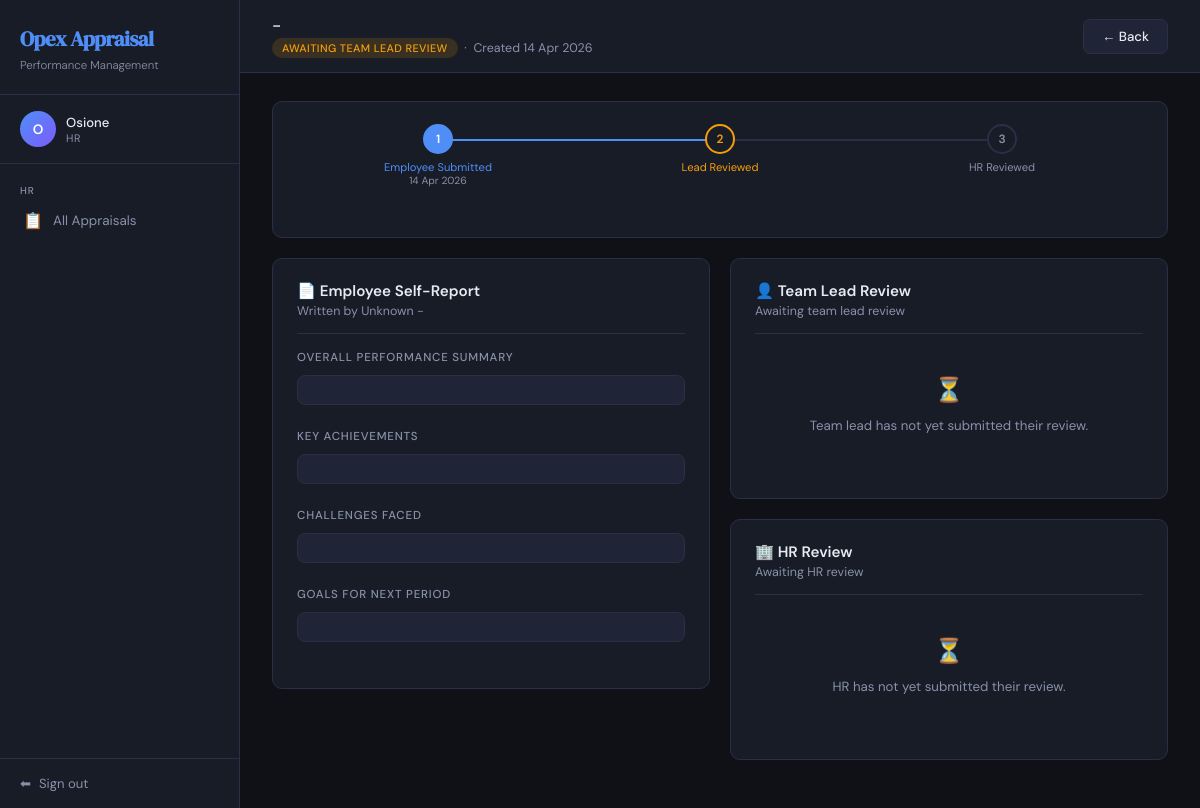
Page /hr/appraisal/2/ (signed in) on the earlier database version.
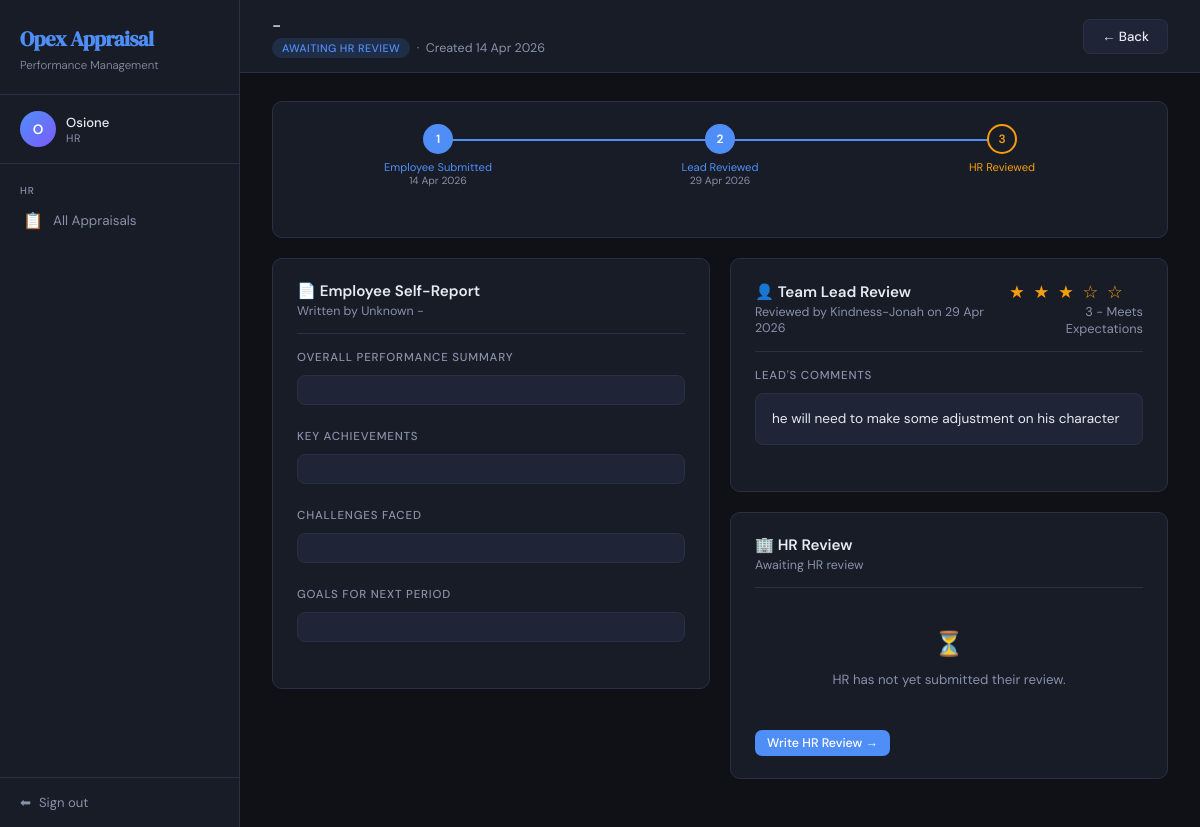
Same page on the later database version.
### appraisal/models.py (models this page shows, shortened)
class Appraisal(models.Model):
    STATUS_DRAFT       = 'draft'        # Employee saved but not yet submitted
    STATUS_PENDING_LEAD = 'pending_lead' # Submitted by employee, waiting for lead
    STATUS_PENDING_HR  = 'pending_hr'   # Lead reviewed, waiting for HR
    STATUS_REVIEWED    = 'reviewed'     # HR has finalised — workflow complete
    STATUS_CHOICES = [
        (STATUS_DRAFT,        'Draft'),
        (STATUS_PENDING_LEAD, 'Awaiting Team Lead Review'),
        (STATUS_PENDING_HR,   'Awaiting HR Review'),
        (STATUS_REVIEWED,     'Reviewed'),
    ]
    SCORE_CHOICES = [
        (5, '5 - Excellent'),
        (4, '4 - Good'),
        (3, '3 - Average'),
        (2, '2 - Below Average'),
        (1, '1 - Poor'),
    ]
    RATING_CHOICES = [
        (5, '5 - Outstanding'),
        (4, '4 - Exceeds Expectations'),
        (3, '3 - Meets Expectations'),
        (2, '2 - Below Expectations'),
        (1, '1 - Needs Improvement'),
    ]
    employee = models.ForeignKey(
        CustomUser,
        on_delete=models.CASCADE,
        related_name='appraisals',
        null=True, blank=True,
        limit_choices_to={'role': CustomUser.ROLE_EMPLOYEE}
    )
    employee_name       = models.CharField(max_length=200, blank=True)
    employee_department = models.CharField(max_length=100, blank=True)
    reviewed_by_lead = models.ForeignKey(
        CustomUser,
        on_delete=models.SET_NULL,
        null=True, blank=True,
        related_name='lead_reviews',
        limit_choices_to={'role': CustomUser.ROLE_TEAM_LEAD}
    )
    reviewed_by_hr = models.ForeignKey(
        CustomUser,
        on_delete=models.SET_NULL,
        null=True, blank=True,
        related_name='hr_reviews',
        limit_choices_to={'role': CustomUser.ROLE_HR}
    )
    period = models.CharField(max_length=100)
    status = models.CharField(
        max_length=20,
        choices=STATUS_CHOICES,
        default=STATUS_PENDING_LEAD
    )
    score_punctuality = models.IntegerField(
        choices=SCORE_CHOICES, null=True, blank=True,
        verbose_name='Punctuality & Attendance'
    )
    score_quality = models.IntegerField(
        choices=SCORE_CHOICES, null=True, blank=True,
        verbose_name='Quality of Work'
    )
    score_teamwork = models.IntegerField(
        choices=SCORE_CHOICES, null=True, blank=True,
        verbose_name='Teamwork & Collaboration'
    )
    score_communication = models.IntegerField(
        choices=SCORE_CHOICES, null=True, blank=True,
        verbose_name='Communication Skills'
    )
    score_deadlines = models.IntegerField(
        choices=SCORE_CHOICES, null=True, blank=True,
        verbose_name='Meeting Deadlines'
    )
    score_problem_solving = models.IntegerField(
        choices=SCORE_CHOICES, null=True, blank=True,
        verbose_name='Problem Solving'
    )
    score_initiative = models.IntegerField(
        choices=SCORE_CHOICES, null=True, blank=True,
        verbose_name='Initiative & Creativity'
    )
    score_professionalism = models.IntegerField(
        choices=SCORE_CHOICES, null=True, blank=True,
        verbose_name='Professionalism'
    )
    score_adherence = models.IntegerField(
        choices=SCORE_CHOICES, null=True, blank=True,
        verbose_name='Adherence to Company Rules'
    )
    additional_comments = models.TextField(blank=True)
    lead_comment = models.TextField(blank=True)
    lead_rating  = models.IntegerField(null=True, blank=True, choices=RATING_CHOICES)
    hr_comment  = models.TextField(blank=True)
    hr_decision = models.CharField(max_length=100, blank=True)
    created_at           = models.DateTimeField(auto_now_add=True)
    updated_at           = models.DateTimeField(auto_now=True)
    submitted_to_lead_at = models.DateTimeField(null=True, blank=True)
    submitted_to_hr_at   = models.DateTimeField(null=True, blank=True)
    reviewed_at          = models.DateTimeField(null=True, blank=True)
    class Meta:
        ordering = ['-created_at']
    @property
    def status_badge_class(self):
        return {
            self.STATUS_DRAFT:        'badge-draft',
            self.STATUS_PENDING_LEAD: 'badge-lead',
            self.STATUS_PENDING_HR:   'badge-hr',
            self.STATUS_REVIEWED:     'badge-reviewed',
        }.get(self.status, 'badge-draft')

class CustomUser(AbstractUser):
    ROLE_EMPLOYEE  = 'employee'
    ROLE_TEAM_LEAD = 'team_lead'
    ROLE_HR        = 'hr'
    ROLE_CHOICES = [
        (ROLE_EMPLOYEE,  'Employee'),
        (ROLE_TEAM_LEAD, 'Team Lead'),
        (ROLE_HR,        'HR'),
    ]
    role       = models.CharField(max_length=20, choices=ROLE_CHOICES, default=ROLE_EMPLOYEE)
    department = models.CharField(max_length=100, blank=True)  # blank=True means optional
    job_title  = models.CharField(max_length=100, blank=True)
    team_lead = models.ForeignKey(
        'self',
        on_delete=models.SET_NULL,
        null=True,
        blank=True,
        related_name='team_members',
        limit_choices_to={'role': ROLE_TEAM_LEAD}  # only show team leads in the dropdown
    )
    @property
    def is_employee(self):
        return self.role == self.ROLE_EMPLOYEE
    @property
    def is_team_lead(self):
        return self.role == self.ROLE_TEAM_LEAD
    @property
    def is_hr(self):
        return self.role == self.ROLE_HR

### appraisal/views.py (the view)
# urls.py: path('hr/appraisal/<int:pk>/',         views.hr_appraisal_detail, name='hr_appraisal_detail'),
@login_required
def hr_appraisal_detail(request, pk):
    if not request.user.is_hr:
        messages.error(request, 'You do not have permission to view this page.')
        return redirect('dashboard')
    appraisal = get_object_or_404(Appraisal, pk=pk)
    return render(request, 'appraisal/appraisal_detail.html', {
        'appraisal': appraisal,
        'viewer': 'hr',
    })

### appraisal/templates/appraisal/appraisal_detail.html (shortened to what the changed rows need)
{% extends 'appraisal/base.html' %}
{% block content %}
<div class="topbar">
  <div>
    <div class="topbar-title">
       {% if a.reviewed_by_lead %}
          {{ a.reviewed_by_lead.get_full_name|default:a.reviewed_by_lead.username }}
        {% else %}
          -
        {% endif %}
    </div>
    <div class="topbar-subtitle">
      <span class="badge {{ appraisal.status_badge_class }}">{{ appraisal.get_status_display }}</span>
      &nbsp;·&nbsp; Created {{ appraisal.created_at|date:"d M Y" }}
    </div>
  </div>
</div>
<div class="content">
  <div class="card">
    <div class="timeline">
      <div class="timeline-step {% if appraisal.status != 'draft' %}done{% elif appraisal.status == 'draft' %}active{% endif %}">
        <div class="step-label">
          Employee Submitted
          {% if appraisal.submitted_to_lead_at %}
          <div style="font-size:0.65rem;color:var(--muted);">{{ appraisal.submitted_to_lead_at|date:"d M Y" }}</div>
          {% endif %}
        </div>
      </div>
      <div class="timeline-step
        {% if appraisal.status == 'pending_hr' or appraisal.status == 'reviewed' %}done
        {% elif appraisal.status == 'pending_lead' %}active{% endif %}">
        <div class="step-dot">2</div>
        <div class="step-label">
          Lead Reviewed
          {% if appraisal.submitted_to_hr_at %}
          <div style="font-size:0.65rem;color:var(--muted);">{{ appraisal.submitted_to_hr_at|date:"d M Y" }}</div>
          {% endif %}
        </div>
      </div>
      <div class="timeline-step
        {% if appraisal.status == 'reviewed' %}done
        {% elif appraisal.status == 'pending_hr' %}active{% endif %}">
        <div class="step-dot">3</div>
        <div class="step-label">
          HR Reviewed
        </div>
      </div>
    </div>
  </div>
  <div style="display:grid;grid-template-columns:1fr 1fr;gap:20px;align-items:start;">
    <div>
      <div class="card">
        <div class="card-header">
          <div>
            <div class="card-title">👤 Team Lead Review</div>
            <div class="card-subtitle">
              {% if appraisal.reviewed_by_lead %}
                Reviewed by {{ appraisal.reviewed_by_lead.get_full_name|default:appraisal.reviewed_by_lead.username }}
                on {{ appraisal.submitted_to_hr_at|date:"d M Y" }}
              {% else %}
                Awaiting team lead review
              {% endif %}
            </div>
          </div>
          {% if appraisal.lead_rating %}
          <div>
            <span class="rating-stars">
              {% for i in "12345" %}
                {% if forloop.counter <= appraisal.lead_rating %}★{% else %}☆{% endif %}
              {% endfor %}
            </span>
            <div class="text-muted text-sm" style="text-align:right;">{{ appraisal.get_lead_rating_display }}</div>
          </div>
          {% endif %}
        </div>
        {% if appraisal.lead_comment %}
          <div class="detail-section">
            <div class="detail-section-title">Lead's Comments</div>
            <div class="detail-block">{{ appraisal.lead_comment }}</div>
          </div>
        {% else %}
          <div class="empty-state" style="padding:24px 0;">
            <div class="empty-icon" style="font-size:1.5rem;">⏳</div>
            <p>Team lead has not yet submitted their review.</p>
          </div>
        {% endif %}
      </div>
      {% if viewer == 'hr' or viewer == 'lead' or appraisal.status == 'reviewed' %}
      <div class="card">
        <div class="card-header">
          <div>
          </div>
        </div>
        {% if appraisal.hr_comment or appraisal.hr_decision %}
          {% if appraisal.hr_decision %}
          <div class="detail-section">
            <div class="detail-section-title">Decision / Outcome</div>
            <div style="font-size:0.95rem;font-weight:600;color:var(--success);
                        background:rgba(34,197,94,0.08);border:1px solid rgba(34,197,94,0.2);
                        border-radius:8px;padding:12px 16px;">
              {{ appraisal.hr_decision }}
            </div>
          </div>
          {% endif %}
          {% if appraisal.hr_comment %}
          <div class="detail-section">
            <div class="detail-section-title">HR Comments</div>
            <div class="detail-block">{{ appraisal.hr_comment }}</div>
          </div>
          {% endif %}
        {% else %}
          <div class="empty-state" style="padding:24px 0;">
            <div class="empty-icon" style="font-size:1.5rem;">⏳</div>
            <p>HR has not yet submitted their review.</p>
          </div>
        {% endif %}
        {% if viewer == 'hr' and appraisal.status == 'pending_hr' %}
        <a href="{% url 'hr_review' appraisal.pk %}" class="btn btn-primary btn-sm">
          Write HR Review →
        </a>
        {% endif %}
      </div>
      {% endif %}
    </div>
  </div>
</div>
{% endblock %}

Differences in the rows shown:
changed Appraisal: status "AWAITING TEAM LEAD REVIEW" → "AWAITING HR REVIEW"; submitted_to_hr_at (not shown) → "29 Apr 2026"; reviewed_by_lead.get_full_name (not shown) → "Kindness-Jonah"; lead_rating (not shown) → "3 - Meets Expectations"; lead_comment (not shown) → "he will need to make some adjustment on his character"
Other differences:
text no longer shown: "Awaiting team lead review ⏳ Team lead has not yet submitted their review."
text now shown: "Reviewed by on LEAD'S COMMENTS Write HR Review →"
